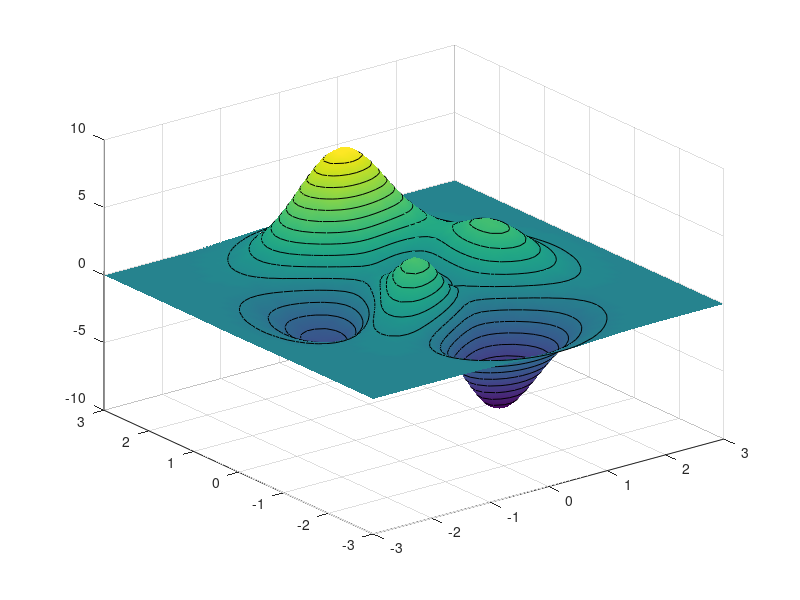

The MATLAB script that drew this image:
[x,y,z] = peaks;

surf(x,y,z)% Create surface plot

shading interp% Remove edge lines a smooth colors

hold on% Hold the current graph

contour3(x,y,z,20,'k')% Add the contour graph to the pcolor graph

hold off% Return to default